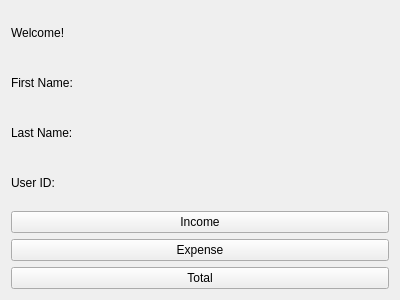
<?xml version="1.0" encoding="UTF-8"?>
<ui version="4.0">
 <class>WelcomeWindow</class>
 <widget class="QWidget" name="WelcomeWindow">
  <property name="geometry">
   <rect>
    <x>0</x>
    <y>0</y>
    <width>400</width>
    <height>300</height>
   </rect>
  </property>
  <property name="windowTitle">
   <string>Welcome</string>
  </property>
  <layout class="QVBoxLayout" name="verticalLayout_welcome">
    <!-- Welcome label -->
    <item>
     <widget class="QLabel" name="welcomeLabel">
      <property name="text">
       <string>Welcome!</string>
      </property>
     </widget>
    </item>
    <!-- User details -->
    <item>
     <widget class="QLabel" name="userFirstNameLabel">
      <property name="text">
       <string>First Name: </string>
      </property>
     </widget>
    </item>
    <item>
     <widget class="QLabel" name="userLastNameLabel">
      <property name="text">
       <string>Last Name: </string>
      </property>
     </widget>
    </item>
    <item>
     <widget class="QLabel" name="userIDLabel">
      <property name="text">
       <string>User ID: </string>
      </property>
     </widget>
    </item>
    <!-- Income button -->
    <item>
     <widget class="QPushButton" name="incomeButton">
      <property name="text">
       <string>Income</string>
      </property>
     </widget>
    </item>
    <!-- Expense button -->
    <item>
     <widget class="QPushButton" name="expenseButton">
      <property name="text">
       <string>Expense</string>
      </property>
     </widget>
    </item>
    <!-- Total button -->
    <item>
     <widget class="QPushButton" name="totalButton">
      <property name="text">
       <string>Total</string>
      </property>
     </widget>
    </item>
   </layout>
 </widget>
 <resources/>
 <connections/>
</ui>
